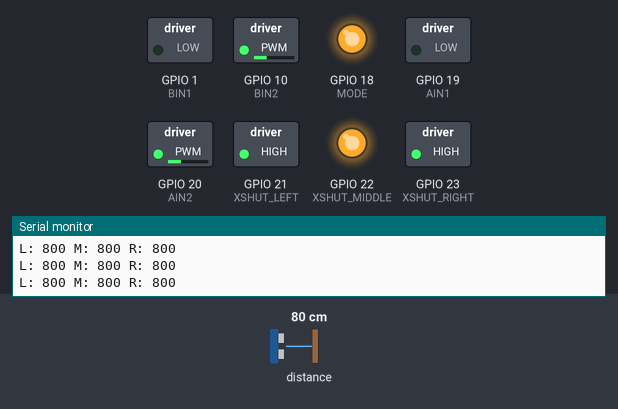
The sketch below on a simulated ESP32. Shown: switched loads named in the sketch (green lamp = pin HIGH), output pins drawn as LEDs (lit = HIGH), the last lines printed to the serial monitor. The test bench sets the inputs (shaded band); at power-on: distance to the obstacle 80 cm.

Above: at 6.1 s.
6.2 s: distance to the obstacle set to 16 cm
At 6.44 s:
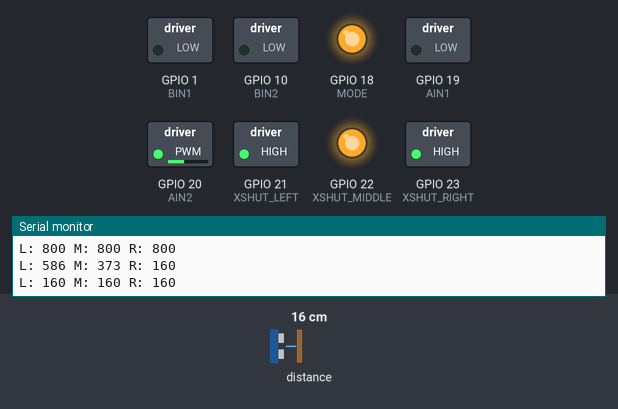
7.9 s: distance to the obstacle set to 12 cm
At 8.26 s:
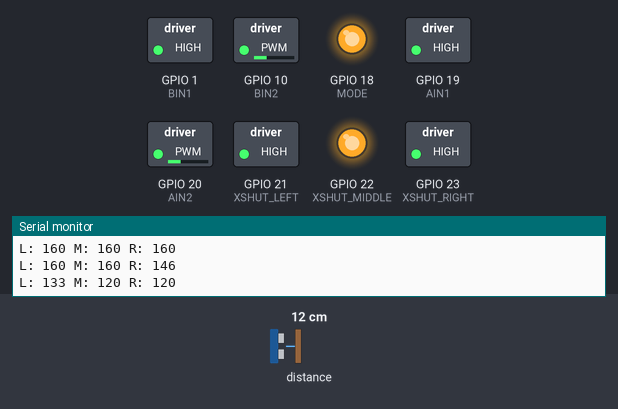
10.9 s: distance to the obstacle set to 18 cm
At 11.33 s:
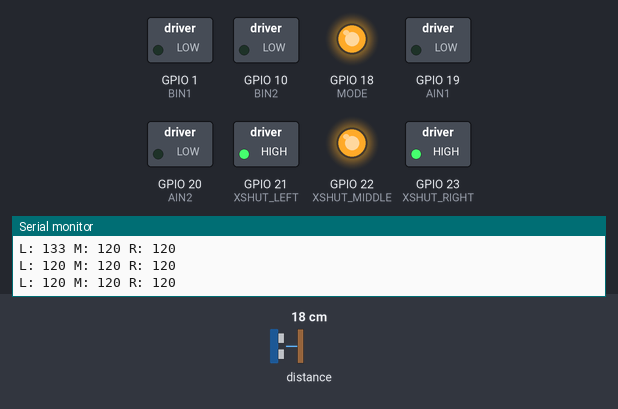
Timing chart, 0 to 13.9 s (numbered marks = the images above; inputs shaded):
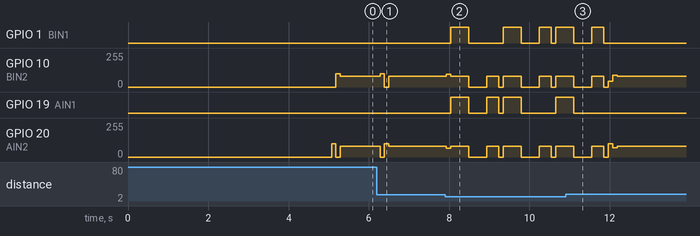

The sketch:

roboBot_PID.ino
```cpp
#include <Wire.h>
#include <Adafruit_VL53L1X.h>

// Sensor instances
Adafruit_VL53L1X sensorLeft = Adafruit_VL53L1X();
Adafruit_VL53L1X sensorMiddle = Adafruit_VL53L1X();
Adafruit_VL53L1X sensorRight = Adafruit_VL53L1X();

// XSHUT pins for each sensor
#define XSHUT_LEFT   21
#define XSHUT_MIDDLE 22
#define XSHUT_RIGHT  23

// Custom I2C addresses
#define ADDR_LEFT    0x34
#define ADDR_MIDDLE  0x31
#define ADDR_RIGHT   0x32

// Motor control pins DRV8835
#define MODE 18
#define AIN1 19
#define AIN2 20
#define BIN1 1
#define BIN2 10

// Navigation parameters
#define DEFAULT_SPEED 80
#define MAX_SPEED 100
#define OBSTACLE_THRESHOLD 150  // mm
#define BACKUP_TIME 450         // ms
#define SAFETY_DELAY 10         // ms
#define SIDE_BLOCK_TIMEOUT 6000 // 6 seconds

// PID parameters
float Kp = 0.85;    // Proportional gain
float Ki = 0.01;   // Integral gain
float Kd = 0.03;   // Derivative gain
float I_max = 100; // Integral windup limit

// PID variables
float previousError = 0;
float integral = 0;
unsigned long lastTime = 0;

// State variables
bool leftLongBlock = false;
bool rightLongBlock = false;
unsigned long leftBlockedStartTime = 0;
unsigned long rightBlockedStartTime = 0;

void setup() {
  Serial.begin(115200);

  // Initialize motor control
  pinMode(MODE, OUTPUT);
  digitalWrite(MODE, HIGH);
  pinMode(AIN1, OUTPUT);
  pinMode(AIN2, OUTPUT);
  pinMode(BIN1, OUTPUT);
  pinMode(BIN2, OUTPUT);
  stopMotors();

  // Initialize I2C
  Wire.begin(6, 7, 400000);  // SDA, SCL

  // Initialize sensors
  initializeSensors();

  // Start ranging
  sensorLeft.startRanging();
  sensorMiddle.startRanging();
  sensorRight.startRanging();

  // Configure sensors
  configureSensor(sensorLeft);
  configureSensor(sensorMiddle);
  configureSensor(sensorRight);

  lastTime = millis();
  delay(4900);
}

void initializeSensors() {
  // Reset all sensors
  pinMode(XSHUT_LEFT, OUTPUT);
  pinMode(XSHUT_MIDDLE, OUTPUT);
  pinMode(XSHUT_RIGHT, OUTPUT);

  digitalWrite(XSHUT_LEFT, LOW);
  digitalWrite(XSHUT_MIDDLE, LOW);
  digitalWrite(XSHUT_RIGHT, LOW);
  delay(10);

  // Initialize left sensor
  digitalWrite(XSHUT_LEFT, HIGH);
  delay(10);
  if (!sensorLeft.begin(0x29, &Wire)) {
    Serial.println("Left sensor fail");
    while (1);
  }
  sensorLeft.VL53L1X_SetI2CAddress(ADDR_LEFT);
  delay(10);

  // Initialize middle sensor
  digitalWrite(XSHUT_MIDDLE, HIGH);
  delay(10);
  if (!sensorMiddle.begin(0x29, &Wire)) {
    Serial.println("Middle sensor fail");
    while (1);
  }
  sensorMiddle.VL53L1X_SetI2CAddress(ADDR_MIDDLE);
  delay(10);

  // Initialize right sensor
  digitalWrite(XSHUT_RIGHT, HIGH);
  delay(10);
  if (!sensorRight.begin(0x29, &Wire)) {
    Serial.println("Right sensor fail");
    while (1);
  }
  sensorRight.VL53L1X_SetI2CAddress(ADDR_RIGHT);
  delay(10);
}

void configureSensor(Adafruit_VL53L1X &sensor) {
  sensor.VL53L1X_SetDistanceMode(1);  // Short distance mode
  sensor.setTimingBudget(50);         // Increased timing budget for better reliability
}

void loop() {
  // Read sensors
  int distLeft = readFilteredSensor(sensorLeft);
  int distMiddle = readFilteredSensor(sensorMiddle);
  int distRight = readFilteredSensor(sensorRight);

  Serial.print("L: "); Serial.print(distLeft);
  Serial.print(" M: "); Serial.print(distMiddle);
  Serial.print(" R: "); Serial.println(distRight);

  // Determine if obstacles are present
  bool blockedLeft = (distLeft >= 0 && distLeft < OBSTACLE_THRESHOLD);
  bool blockedMiddle = (distMiddle >= 0 && distMiddle < OBSTACLE_THRESHOLD);
  bool blockedRight = (distRight >= 0 && distRight < OBSTACLE_THRESHOLD);

  // Check for long-term side blocks
  checkLongSideBlocks(blockedLeft, blockedRight);

  // Handle long side blocks if detected
  if (leftLongBlock || rightLongBlock) {
    handleLongSideBlocks(blockedLeft, blockedRight);
    leftLongBlock = false;
    rightLongBlock = false;
    leftBlockedStartTime = 0;
    rightBlockedStartTime = 0;
    return;
  }

  // Handle middle obstacle
  if (blockedMiddle) {
    moveBackward();
    delay(BACKUP_TIME);

    // Decide turn direction based on which side has more space
    if (distLeft > distRight) {
      turnLeft();
    } else {
      turnRight();
    }
  }
  else {
    // Calculate time since last update for PID
    unsigned long currentTime = millis();
    float deltaTime = (currentTime - lastTime) / 1000.0; // Convert to seconds
    lastTime = currentTime;

    // Calculate error (difference between left and right distances)
    float error = distLeft - distRight;

    // PID calculations with anti-windup
    integral += error * deltaTime;
    integral = constrain(integral, -I_max, I_max); // Anti-windup
    float derivative = (error - previousError) / deltaTime;

    // Calculate PID output
    float output = Kp * error + Ki * integral + Kd * derivative;
    previousError = error;

    // Apply output to motor speeds
    int leftSpeed = constrain(DEFAULT_SPEED - output, 0, MAX_SPEED);
    int rightSpeed = constrain(DEFAULT_SPEED + output, 0, MAX_SPEED);

    // Move with calculated speeds
    moveWithSpeed(leftSpeed, rightSpeed);
  }

  delay(SAFETY_DELAY);
}

int readFilteredSensor(Adafruit_VL53L1X &sensor) {
  static int lastValues[3] = {0, 0, 0};
  static byte index = 0;

  if (sensor.dataReady()) {
    int newValue = sensor.distance();
    sensor.clearInterrupt();

    // Simple moving average filter
    lastValues[index] = newValue;
    index = (index + 1) % 3;

    return (lastValues[0] + lastValues[1] + lastValues[2]) / 3;
  }
  return -1;
}

void checkLongSideBlocks(bool blockedLeft, bool blockedRight) {
  unsigned long now = millis();

  if (blockedLeft) {
    if (leftBlockedStartTime == 0) {
      leftBlockedStartTime = now;
    } else if (now - leftBlockedStartTime >= SIDE_BLOCK_TIMEOUT) {
      leftLongBlock = true;
    }
  } else {
    leftBlockedStartTime = 0;
  }

  if (blockedRight) {
    if (rightBlockedStartTime == 0) {
      rightBlockedStartTime = now;
    } else if (now - rightBlockedStartTime >= SIDE_BLOCK_TIMEOUT) {
      rightLongBlock = true;
    }
  } else {
    rightBlockedStartTime = 0;
  }
}

void handleLongSideBlocks(bool blockedLeft, bool blockedRight) {
  Serial.println("Long side block detected! Taking evasive action...");
  moveBackward();
  delay(BACKUP_TIME * 2);

  if (leftLongBlock && !blockedRight) {
    // If left is blocked long-term and right is clear, turn right twice
    turnRight();
    delay(200);
    turnRight();
  } else if (rightLongBlock && !blockedLeft) {
    // If right is blocked long-term and left is clear, turn left twice
    turnLeft();
    delay(200);
    turnLeft();
  }
}

void moveBackward() {
  stopMotors();
  analogWrite(BIN2, DEFAULT_SPEED);
  analogWrite(AIN2, DEFAULT_SPEED);
  digitalWrite(BIN1, HIGH);
  digitalWrite(AIN1, HIGH);
  delay(BACKUP_TIME);
  stopMotors();
}

void moveWithSpeed(int leftSpeed, int rightSpeed) {
  // Left motor control
  digitalWrite(AIN1, LOW);
  analogWrite(AIN2, leftSpeed);

  // Right motor control
  digitalWrite(BIN1, LOW);
  analogWrite(BIN2, rightSpeed);
}

void stopMotors() {
  digitalWrite(AIN1, LOW);
  digitalWrite(AIN2, LOW);
  digitalWrite(BIN1, LOW);
  digitalWrite(BIN2, LOW);
}

void turnLeft() {
  stopMotors();
  analogWrite(AIN2, DEFAULT_SPEED);
  analogWrite(BIN2, DEFAULT_SPEED);
  digitalWrite(AIN1, HIGH);
  digitalWrite(BIN1, LOW);
  delay(300);
  stopMotors();
}

void turnRight() {
  stopMotors();
  analogWrite(AIN2, DEFAULT_SPEED);
  analogWrite(BIN2, DEFAULT_SPEED);
  digitalWrite(AIN1, LOW);
  digitalWrite(BIN1, HIGH);
  delay(300);
  stopMotors();
}
```

Measured:
- the behaviour switches between 15 and 14 cm on distance to the obstacle (found by bisection; images 1 and 2)
- after the input at 6.2 s, GPIO 10 (BIN2): 79/255 → 100/255 after 0.08 s, → 0/255 0.11 s later, → 79/255 0.11 s later; GPIO 20 (AIN2): 81/255 → 0/255 after 0.08 s, → 100/255 0.11 s later, → 80/255 0.11 s later
- after the input at 7.9 s, GPIO 1 (BIN1): goes HIGH 0.45 s, LOW 0.86 s, HIGH 0.45 s, LOW 0.45 s, HIGH 0.30 s, LOW 0.11 s, then HIGH, starting after 0.14 s; GPIO 10 (BIN2): 79/255 → 95/255 at once, then repeats every 1.3 s: 80/255 0.45 s, 0/255 0.45 s, 80/255 0.30 s, 0/255 0.11 s
- after the input at 10.9 s, GPIO 1 (BIN1): goes on until 11.9 s, then stays LOW; GPIO 19 (AIN1): goes on until 11.1 s, then stays LOW
